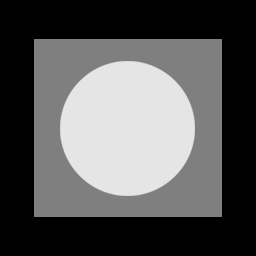
%> input picture laboratorio5/Fig0503 (original_pattern).tif, 256 x 256 px
$ octave exemplo_5_1.m   (GNU Octave 9; MATLAB toolbox functions it lacks are replaced by stand-ins)
%> lines starting %> are read from the running program, lines starting %| are printed output that depends on the picture
### laboratorio5/imnoise2.m
function R = imnoise2(type, M, N, a, b)
%IMNOISE2 Generates an array of random numbers with specified PDF.
%   R = IMNOISE2(TYPE, M, N, A, B) generates an array, R, of size
%   M-by-N, whose elements are random numbers of the specified TYPE
%   with parameters A and B. If only TYPE is included in the
%   input argument list, a  single random number of the specified
%   TYPE and default parameters shown below is generated. If only
%   TYPE, M, and N are provided, the default parameters shown below
%   are used.  If M = N = 1, IMNOISE2 generates a single random
%   number of the specified TYPE and parameters A and B.
%
%   Valid values for TYPE and parameters A and B are:
%
%   'uniform'       Uniform random numbers in the interval (A, B).
%                   The default values are (0, 1).
%   'gaussian'      Gaussian random numbers with mean A and standard
%                   deviation B. The default values are A = 0, B = 1.
%   'salt & pepper' Salt and pepper numbers of amplitude 0 with
%                   probability Pa = A, and amplitude 1 with
%                   probability Pb = B. The default values are Pa =
%                   Pb = A = B = 0.05.  Note that the noise has
%                   values 0 (with probability Pa = A) and 1 (with
%                   probability Pb = B), so scaling is necessary if
%                   values other than 0 and 1 are required. The noise
%                   matrix R is assigned three values. If R(x, y) =
%                   0, the noise at (x, y) is pepper (black).  If
%                   R(x, y) = 1, the noise at (x, y) is salt
%                   (white). If R(x, y) = 0.5, there is no noise
%                   assigned to coordinates (x, y).
%   'lognormal'     Lognormal numbers with offset A and shape
%                   parameter B. The defaults are A = 1 and B =
%                   0.25.
%   'rayleigh'      Rayleigh noise with parameters A and B. The
%                   default values are A = 0 and B = 1.
%   'exponential'   Exponential random numbers with parameter A.  The
%                   default is A = 1.
%   'erlang'        Erlang (gamma) random numbers with parameters A
%                   and B.  B must be a positive integer. The
%                   defaults are A = 2 and B = 5.  Erlang random
%                   numbers are approximated as the sum of B
%                   exponential random numbers.

%   Copyright 2002-2006 R. C. Gonzalez, R. E. Woods, & S. L. Eddins
%   Digital Image Processing Using MATLAB, Prentice-Hall, 2004
%   $Revision: 1.6 $  $Date: 2006/07/15 20:44:52 $

% Set default values.
if nargin == 1
   a = 0; b = 1;
   M = 1; N = 1;
elseif nargin == 3
   a = 0; b = 1;
end

% Begin processing. Use lower(type) to protect against input being
% capitalized.
switch lower(type)
case 'uniform'
   R = a + (b - a)*rand(M, N);
case 'gaussian'
   R = a + b*randn(M, N);
case 'salt & pepper'
   if nargin <= 3
      a = 0.05; b = 0.05;
   end
   % Check to make sure that Pa + Pb is not > 1.
   if (a + b) > 1
      error('The sum Pa + Pb must not exceed 1.')
   end
   R(1:M, 1:N) = 0.5;
   % Generate an M-by-N array of uniformly-distributed random numbers
   % in the range (0, 1). Then, Pa*(M*N) of them will have values <=
   % a. The coordinates of these points we call 0 (pepper
   % noise). Similarly, Pb*(M*N) points will have values in the range
   % > a & <= (a + b).  These we call 1 (salt noise).
   X = rand(M, N);
   c = find(X <= a);
   R(c) = 0;
   u = a + b;
   c = find(X > a & X <= u);
   R(c) = 1;
case 'lognormal'
   if nargin <= 3
      a = 1; b = 0.25;
   end
   R = exp(b*randn(M, N) + a);
case 'rayleigh'
   R = a + (-b*log(1 - rand(M, N))).^0.5;
case 'exponential'
   if nargin <= 3
      a = 1;
   end
   if a <= 0
      error('Parameter a must be positive for exponential type.')
   end
   k = -1/a;
   R = k*log(1 - rand(M, N));
case 'erlang'
   if nargin <= 3
      a = 2; b = 5;
   end
   if (b ~= round(b) | b <= 0)
      error('Param b must be a positive integer for Erlang.')
   end
   k = -1/a;
   R = zeros(M, N);
   for j = 1:b
      R = R + k*log(1 - rand(M, N));
   end
otherwise
   error('Unknown distribution type.')
end

### laboratorio5/exemplo_5_1.m
% Exemplo 5.1  Imagens com ruído e seus histogramas.
close all;clear;
f = im2double(imread('Fig0503 (original_pattern).tif'));
%> f: size 256x256 double; min 0, max 0.898, mean 0.342

figure, imshow(f),
figure; imhist(f)
%> after `imhist(f)`:
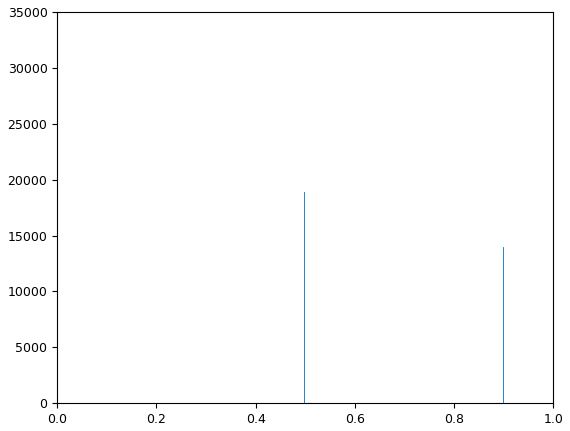
%> figure redrawn from the program's plot data; highest point at x = 0, y = 32072

 noise=imnoise2('gaussian', size(f,1), size(f,2), 0.0, sqrt(0.008)) ;
 noise=imnoise2('rayleigh', size(f,1), size(f,2),0.1,0.01) ;
 noise=imnoise2('erlang', size(f,1), size(f,2), 10, 1 ) ;
%> call 3 of imnoise2, with type = 'erlang', M = 256, N = 256, a = 10, b = 1
%> after the loop in imnoise2 (call 3), `for j = 1:b`:
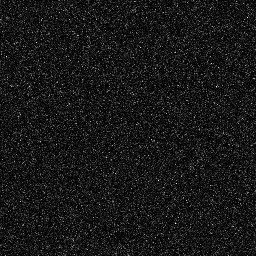
%> R: size 256x256 double; min 4.24e-06, max 1.05, mean 0.1; drawn with min black and max white
 noise=imnoise2('exponential', size(f,1), size(f,2),5 ) ;
 noise=imnoise2('uniform', size(f,1), size(f,2),0,0.35 ) ;
 noise=imnoise2('salt & pepper', size(f,1), size(f,2)) ;
%> call 6 of imnoise2, with type = 'salt & pepper', M = 256, N = 256
%> in imnoise2 (call 6), `R(1:M, 1:N) = 0.5;`: R: size 256x256 double; every value is 0.5
%> in imnoise2 (call 6), `R(c) = 1;`:
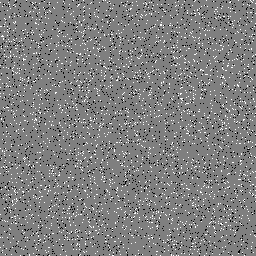
%> R: size 256x256 double; min 0, max 1, mean 0.5

g = f + noise;
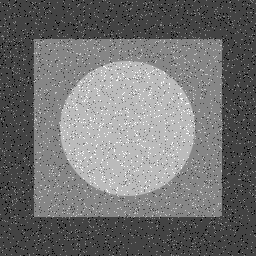
%> g: size 256x256 double; min 0, max 1.9, mean 0.842; drawn with min black and max white

g = mat2gray(g);

figure, imshow(noise,[]),
figure, imshow(g,[]),
figure; imhist(g)
%> after `imhist(g)`:
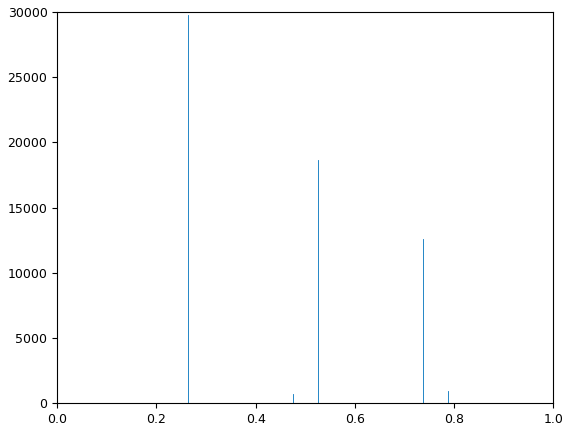
%> figure redrawn from the program's plot data; highest point at x = 0.263, y = 29769
